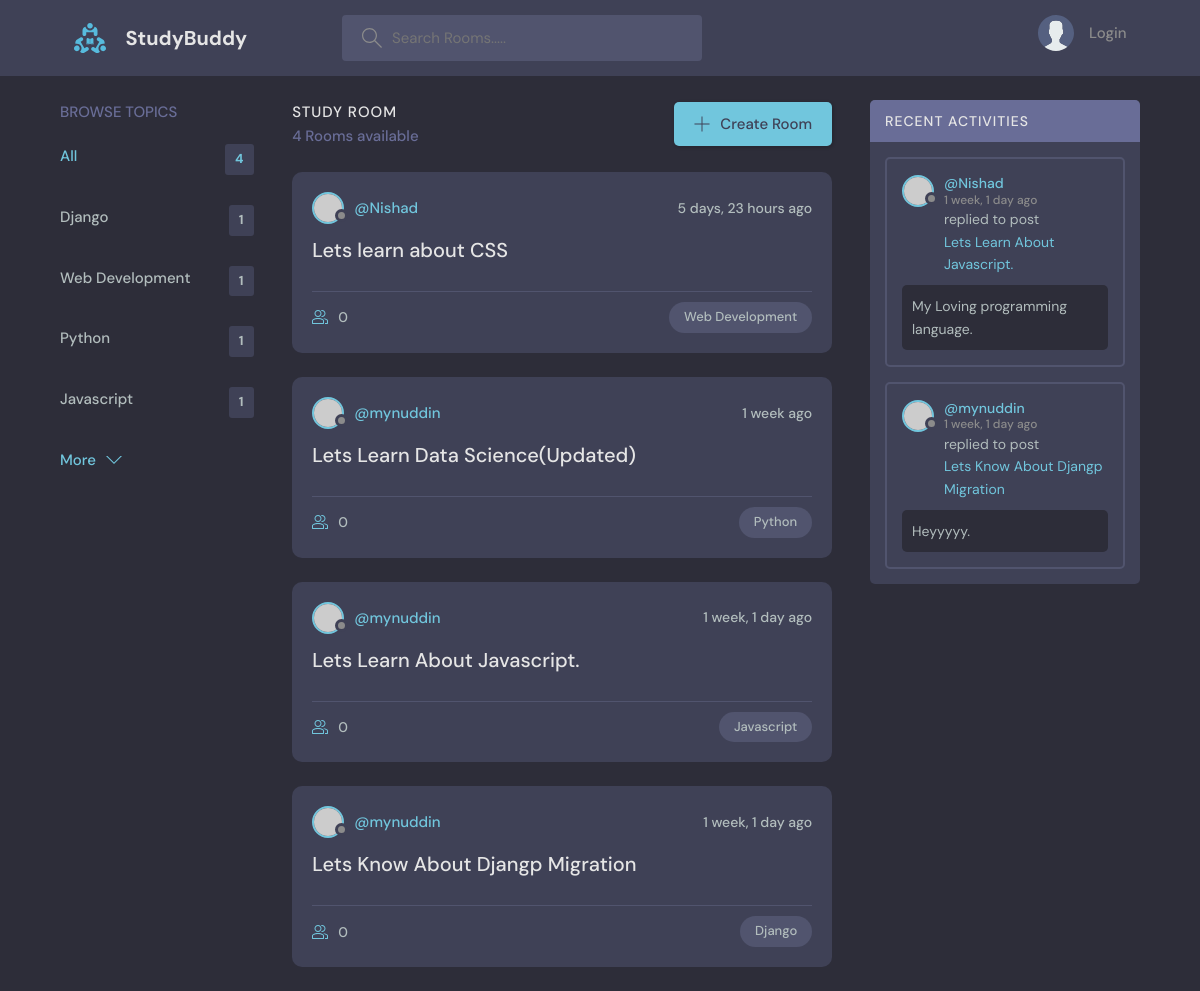
The app's page /, older data.
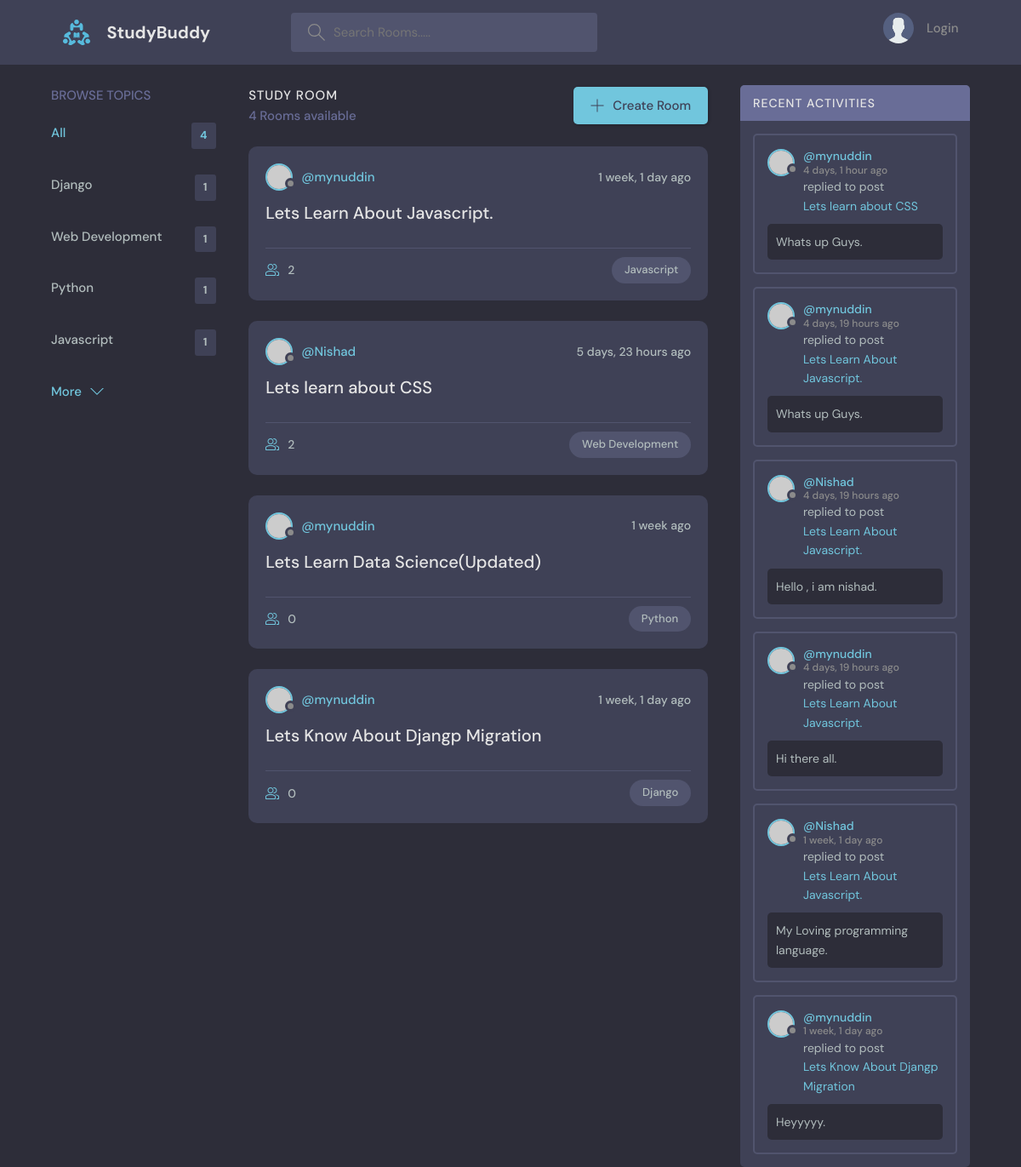
The same page, newer data.
### Base/models.py (models this page shows, shortened)
class Topic(models.Model):
    name = models.CharField(max_length=200)

class Room(models.Model):
    host = models.ForeignKey(User , on_delete=models.SET_NULL , null=True)
    topic = models.ForeignKey(Topic , on_delete=models.SET_NULL , null=True )
    name = models.CharField(max_length=200)
    description = models.TextField(null=True, blank=True)
    participants = models.ManyToManyField(User , related_name='participants' , blank=True)
    updated = models.DateTimeField(auto_now=True)
    created = models.DateTimeField(auto_now_add=True)
    class Meta:
        ordering = ['-updated' , '-created']
    def __str__(self):
        return self.name

class Message(models.Model):
    user = models.ForeignKey(User , on_delete=models.CASCADE) # Casecade means if the user is deleted then the message will also be deleted from
    body_value = models.TextField()
    room = models.ForeignKey(Room , on_delete=models.CASCADE)
    updated = models.DateTimeField(auto_now=True)
    created = models.DateTimeField(auto_now_add=True)
    class Meta:
            ordering = ['-updated' , '-created']

### Base/views.py (the view)
# urls.py: path('', views.home, name='home'),
def home(request):
    q = request.GET.get('q') if request.GET.get('q') != None else ''
    ROOMS = Room.objects.filter(
        Q(topic__name__icontains=q) |
        Q(name__icontains=q) |
        Q(description__icontains=q)
        )
    topics = Topic.objects.all()
    room_count = ROOMS.count()
    room_messages = Message.objects.filter(Q(room__topic__name__icontains=q) | Q(room__name__icontains=q) | Q(user__username__icontains=q))
    context = {'ROOMS': ROOMS , 'topics': topics , 'room_count': room_count , 'room_messages': room_messages}
    return render(request, 'Base/home.html' , context)

### Base/Templates/Base/home.html (shortened to what this page needs)
{% extends 'main.html' %} {% block content %}
<main class="layout layout--3">
	<div class="container">
		{% include 'Base/topic_component.html' %}
		<div class="roomList">
			<div class="roomList__header">
				<div>
					<h2>Study Room</h2>
					<p>{{room_count}} Rooms available</p>
				</div>
				<a class="btn btn--main" href="{% url 'create-room' %}">
					<svg
						version="1.1"
						xmlns="http://www.w3.org/2000/svg"
						width="32"
						height="32"
						viewBox="0 0 32 32"
					>
						<title>add</title>
						<path
							d="M16.943 0.943h-1.885v14.115h-14.115v1.885h14.115v14.115h1.885v-14.115h14.115v-1.885h-14.115v-14.115z"
						></path>
					</svg>
					Create Room
				</a>
			</div>
			{% include 'Base/feed_component.html' %}
		</div>
		{% include 'Base/activity_component.html' %}
	</div>
</main>
{% endblock %}

### Base/Templates/Base/topic_component.html
<div class="topics">
	<div class="topics__header">
		<h2>Browse Topics</h2>
	</div>
	<ul class="topics__list">
		<li>
			<a href="{% url 'home' %}" class="active">All <span>{{topics.count}}</span></a>
		</li>
		{% for topic in topics %}
		<li>
			<a href="{% url 'home' %}?q={{topic.name}}">{{topic.name}} <span>{{topic.room_set.all.count}}</span></a>
		</li>
		{% endfor %}
	</ul>
	<a class="btn btn--link" href="topics.html">
		More
		<svg
			version="1.1"
			xmlns="http://www.w3.org/2000/svg"
			width="32"
			height="32"
			viewBox="0 0 32 32"
		>
			<title>chevron-down</title>
			<path d="M16 21l-13-13h-3l16 16 16-16h-3l-13 13z"></path>
		</svg>
	</a>
</div>

### Base/Templates/Base/feed_component.html (shortened to what this page needs)
{% for ROOM in ROOMS %}
<div class="roomListRoom">
	<div class="roomListRoom__header">
		<a href="{% url 'profile' ROOM.host.id %}" class="roomListRoom__author">
			<div class="avatar avatar--small">
				<img src="https://randomuser.me/api/portraits/women/11.jpg" />
			</div>
			<span>@{{ROOM.host.username}}</span>
		</a>
		<div class="roomListRoom__actions">
			<span>{{ROOM.created|timesince}} ago</span>
		</div>
	</div>
	<div class="roomListRoom__content">
		<a href="{% url 'rooms' ROOM.id %}">{{ROOM.name}}</a>
	</div>
	<div class="roomListRoom__meta">
		<a href="{% url 'rooms' ROOM.id %}" class="roomListRoom__joined">
			{{ROOM.participants.all.count}}
		</a>
		<p class="roomListRoom__topic">{{ROOM.topic.name}}</p>
	</div>
</div>
{% endfor %}

### Base/Templates/Base/activity_component.html (shortened to what this page needs)
<div class="activities">
	<div class="activities__header">
		<h2>Recent Activities</h2>
	</div>
	{% for message in room_messages %}
	<div class="activities__box">
		<div class="activities__boxHeader roomListRoom__header">
			<a
				href="{% url 'profile' message.user.id %}"
				class="roomListRoom__author"
			>
				<div class="avatar avatar--small">
					<img src="https://randomuser.me/api/portraits/women/11.jpg" />
				</div>
				<p>
					@{{message.user}}
					<span>{{message.created|timesince}} ago</span>
				</p>
			</a>
		</div>
		<div class="activities__boxContent">
			<p>
				<span> replied to post </span>
				<a href="{% url 'rooms' message.room.id %}">{{message.room}}</a>
			</p>
			<div class="activities__boxRoomContent">
				{{message.body_value}}.
			</div>
		</div>
	</div>
	{% endfor %}
</div>

Row changes from the older to the newer data that the page shows:
changed Room "Lets Learn About Javascript.": participants.all.count "0" → "2"; moves up the list
computed for Room "Lets learn about CSS": participants.all.count "0" → "2"
added Message: user "mynuddin", created "4 days, 1 hour", room "Lets learn about CSS", body_value "Whats up Guys"
added Message: user "mynuddin", created "4 days, 19 hours", room "Lets Learn About Javascript.", body_value "Whats up Guys"
added Message: user "Nishad", created "4 days, 19 hours", room "Lets Learn About Javascript.", body_value "Hello , i am nishad"
added Message: user "mynuddin", created "4 days, 19 hours", room "Lets Learn About Javascript.", body_value "Hi there all"
